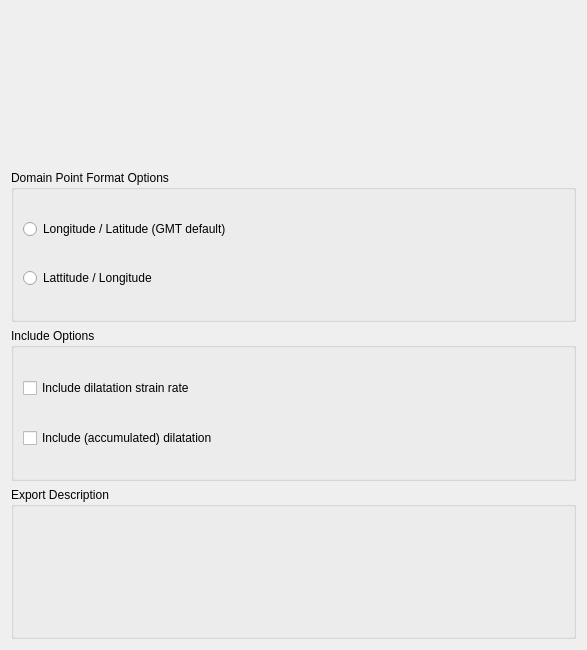
<?xml version="1.0" encoding="UTF-8"?>
<ui version="4.0">
 <class>ExportDeformationStrainRateOptionsWidget</class>
 <widget class="QWidget" name="ExportDeformationStrainRateOptionsWidget">
  <property name="geometry">
   <rect>
    <x>0</x>
    <y>0</y>
    <width>587</width>
    <height>650</height>
   </rect>
  </property>
  <property name="windowTitle">
   <string>Form</string>
  </property>
  <layout class="QVBoxLayout" name="verticalLayout_4">
   <item>
    <widget class="QWidget" name="widget_file_options" native="true"/>
   </item>
   <item>
    <widget class="QWidget" name="gmt_format_options" native="true">
     <layout class="QVBoxLayout" name="verticalLayout">
      <property name="spacing">
       <number>3</number>
      </property>
      <property name="margin">
       <number>0</number>
      </property>
      <item>
       <widget class="QGroupBox" name="gmt_domain_point_format_options">
        <property name="title">
         <string>Domain Point Format Options</string>
        </property>
        <layout class="QVBoxLayout" name="verticalLayout_7">
         <property name="spacing">
          <number>1</number>
         </property>
         <property name="leftMargin">
          <number>9</number>
         </property>
         <property name="topMargin">
          <number>1</number>
         </property>
         <property name="rightMargin">
          <number>9</number>
         </property>
         <property name="bottomMargin">
          <number>1</number>
         </property>
         <item>
          <widget class="QRadioButton" name="gmt_lon_lat_radio_button">
           <property name="text">
            <string>Longitude / Latitude (GMT default)</string>
           </property>
          </widget>
         </item>
         <item>
          <widget class="QRadioButton" name="gmt_lat_lon_radio_button">
           <property name="text">
            <string>Lattitude / Longitude</string>
           </property>
          </widget>
         </item>
        </layout>
       </widget>
      </item>
     </layout>
    </widget>
   </item>
   <item>
    <widget class="QGroupBox" name="inclusion_options">
     <property name="title">
      <string>Include Options</string>
     </property>
     <layout class="QVBoxLayout" name="verticalLayout_9">
      <property name="spacing">
       <number>1</number>
      </property>
      <property name="topMargin">
       <number>1</number>
      </property>
      <property name="bottomMargin">
       <number>1</number>
      </property>
      <item>
       <widget class="QCheckBox" name="include_dilatation_strain_rate_check_box">
        <property name="text">
         <string>Include dilatation strain rate</string>
        </property>
       </widget>
      </item>
      <item>
       <widget class="QCheckBox" name="include_dilatation_check_box">
        <property name="text">
         <string>Include (accumulated) dilatation</string>
        </property>
       </widget>
      </item>
     </layout>
    </widget>
   </item>
   <item>
    <widget class="QGroupBox" name="deformation_output_description_group_box">
     <property name="title">
      <string>Export Description</string>
     </property>
     <layout class="QVBoxLayout" name="verticalLayout_3">
      <property name="spacing">
       <number>3</number>
      </property>
      <property name="topMargin">
       <number>3</number>
      </property>
      <property name="bottomMargin">
       <number>3</number>
      </property>
      <item>
       <widget class="QLabel" name="deformation_output_description_label">
        <property name="text">
         <string/>
        </property>
       </widget>
      </item>
     </layout>
    </widget>
   </item>
  </layout>
 </widget>
 <resources>
  <include location="../qt-resources/qt_widgets.qrc"/>
 </resources>
 <connections/>
</ui>
